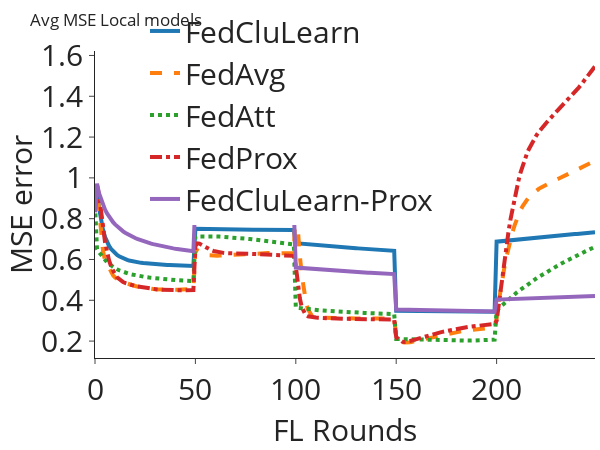

Here is the notebook cell this chart was saved with:
### Code cell
mse_column = 'mse'
# n_rounds, y = preprocessing_results(filenames=[local_FedCluLearn, local_FedCluLearn_recent, local_FedCluLearn_percentage, local_FedAvg, local_FedAtt, local_FedProx, local_FedCluLearn_Prox, local_FedCluLearn_Prox_recent, None], mse_column=mse_column)
n_rounds, y = preprocessing_results(filenames=local_filenames, mse_column=mse_column)
plot_plotly(n_rounds, y, title='Avg MSE Local models', y_axis_title=f'{mse_column.upper()} error', y_axis_max=0.3)

### Figure 1 — Plotly figure (JSON) as saved in the notebook; plotly's stock layout.template omitted (floating-point values rounded to 4 significant figures; data arrays with more than 128 entries replaced by an {"elided": "..."} marker saying what was removed)
{"data": [{"line": {"dash": "solid", "width": 4}, "mode": "lines", "name": "FedCluLearn", "type": "scatter", "x": {"elided": "251 int values"}, "y": {"elided": "250 float values"}}, {"line": {"dash": "dash", "width": 4}, "mode": "lines", "name": "FedAvg", "type": "scatter", "x": {"elided": "251 int values"}, "y": {"elided": "250 float values"}}, {"line": {"dash": "dot", "width": 4}, "mode": "lines", "name": "FedAtt", "type": "scatter", "x": {"elided": "251 int values"}, "y": {"elided": "250 float values"}}, {"line": {"dash": "dashdot", "width": 4}, "mode": "lines", "name": "FedProx", "type": "scatter", "x": {"elided": "251 int values"}, "y": {"elided": "250 float values"}}, {"line": {"dash": "solid", "width": 4}, "mode": "lines", "name": "FedCluLearn-Prox", "type": "scatter", "x": {"elided": "251 int values"}, "y": {"elided": "250 float values"}}], "layout": {"height": 450, "legend": {"font": {"size": 30}, "orientation": "h", "tracegroupgap": 5, "traceorder": "normal", "x": 0.1, "xanchor": "left", "y": 1.15, "yanchor": "top"}, "margin": {"b": 5, "l": 5, "r": 5, "t": 5}, "showlegend": true, "title": {"text": "Avg MSE Local models"}, "width": 600, "xaxis": {"tickfont": {"size": 30}, "title": {"font": {"size": 30}, "text": "FL Rounds"}}, "yaxis": {"tickfont": {"size": 30}, "title": {"font": {"size": 30}, "text": "MSE error"}}}}
